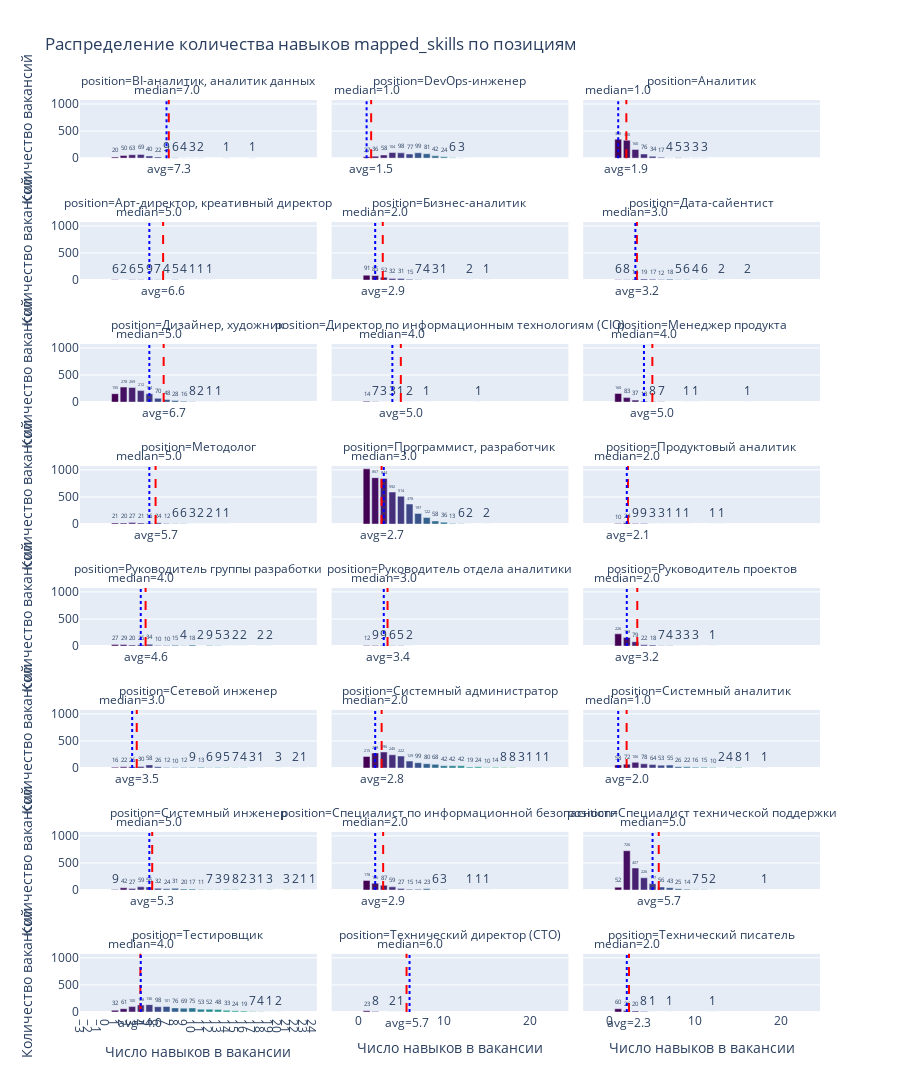

The notebook cell this image was saved under:
### Code cell
# Добавляем колонку с числом навыков
df_train_result['skills_count'] = df_train_result['clustered_skills'].apply(
    lambda x: len(x) if isinstance(x, list) else 0
)

# Считаем распределение в разрезе position
skills_dist_pos = (
    df_train_result.groupby(['position', 'skills_count'])
    .size()
    .reset_index(name='Число вакансий')
)

# Среднее и медианное число навыков на вакансию по каждой позиции
stats_skills_per_position = (
    df_train_result.groupby('position')['skills_count']
    .agg(['mean', 'median'])
    .reset_index()
    .rename(columns={'mean': 'avg_skills_count', 'median': 'median_skills_count'})
)

# Строим интерактивный график с разрезом по position
fig = px.bar(
    skills_dist_pos,
    x='skills_count',
    y='Число вакансий',
    color='skills_count',
    facet_col='position',  # отдельный график на каждую позицию
    facet_col_wrap=3,      # число графиков в ряд
    title='Распределение количества навыков mapped_skills по позициям',
    labels={'skills_count': 'Число навыков в вакансии', 'Число вакансий': 'Количество вакансий'},
    text='Число вакансий',
    color_continuous_scale='Viridis'
)

# Добавляем подписи на колонках
fig.update_traces(texttemplate='%{text}', textposition='outside')




# Настройки отображения
fig.update_layout(
    hovermode="x",
    xaxis=dict(tickmode='linear'),
    coloraxis_showscale=False,
    height=2400
)

# Добавляем среднее и медиану как линии на каждый график
for i, pos in enumerate(stats_skills_per_position['position'].unique()):
    avg_val = stats_skills_per_position.loc[
        stats_skills_per_position['position'] == pos, 'avg_skills_count'
    ].values[0]
    median_val = stats_skills_per_position.loc[
        stats_skills_per_position['position'] == pos, 'median_skills_count'
    ].values[0]

    # Среднее - красная пунктирная линия
    fig.add_vline(
        x=avg_val,
        line_dash="dash",
        line_color="red",
        annotation_text=f"avg={avg_val:.1f}",
        annotation_position="bottom",
        row=(i // 3) + 1,
        col=(i % 3) + 1
    )

    # Медиана - синяя пунктирная линия
    fig.add_vline(
        x=median_val,
        line_dash="dot",
        line_color="blue",
        annotation_text=f"median={median_val:.1f}",
        annotation_position="top",
        row=(i // 3) + 1,
        col=(i % 3) + 1
    )

for anno in fig.layout.annotations:
    if 'position=' in anno.text:  # проверка, что это подпись position
        anno.y += 0.01  # поднимаем чуть выше
        
        
fig.show()
